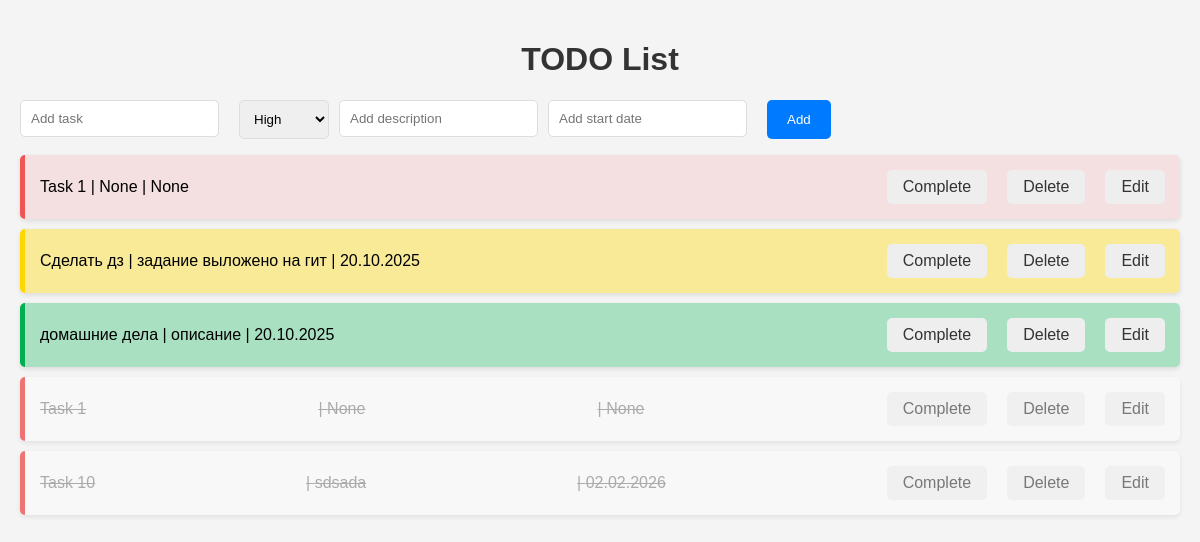
The page / on the database its author committed.
### tables this page shows
CREATE TABLE tasks (
        id INTEGER PRIMARY KEY AUTOINCREMENT,
        task TEXT NOT NULL,
        priority INTEGER NOT NULL,
        complete BOOLEAN NOT NULL CHECK (complete IN (0, 1)),
        description TEXT,
        start_date Datetime
            );

### app.py (the view)
@app.route('/')
def index():
    db = get_db()
    cur = db.execute('SELECT id, task, priority, complete,description,start_date FROM tasks')
    tasks = [{'id': row[0], 'task': row[1], 'priority': row[2], 'complete': bool(row[3]), 'description': row[4], 'start_date': row[5]} for row in cur.fetchall()]
    return render_template('index.html', tasks=tasks)

### app.py (called while the page is built)
def get_db():
    db = getattr(g, '_database', None)
    if db is None:
        db = g._database = sqlite3.connect(DATABASE)
        db.execute("""
        CREATE TABLE IF NOT EXISTS tasks (
        id INTEGER PRIMARY KEY AUTOINCREMENT,
        task TEXT NOT NULL,
        priority INTEGER NOT NULL,
        complete BOOLEAN NOT NULL CHECK (complete IN (0, 1)),
        description TEXT,
        start_date Date
            )
        """)
    return db

@app.teardown_appcontext
def close_connection(exception):
    db = getattr(g, '_database', None)
    if db is not None:
        db.close()

### templates/index.html (shortened to what this page needs)
<!DOCTYPE html>
<html>
<head>
    <link rel="stylesheet" href="{{ url_for('static', filename='style.css') }}">
</head>
<body>
    <h1>TODO List</h1>
    <form method="POST" action="/add">
        <div class="actions">
            <label>
                <input type="text" name="task" placeholder="Add task">
            </label>
            <label>
                <select name="priority">
                    <option value="2">High</option>
                </select>
            </label>
            <label>
                <input type="text" name="description" placeholder="Add description">
            </label>
            <label>
                <input type="text" name="start_date" placeholder="Add start date">
            </label>
            <button type="submit">Add</button>
        </div>
    </form>
    <ul>
        {% for task in tasks | sort(attribute='priority', reverse=True) | sort(attribute='complete')  %}
            <li class="{{ 'high' if task.priority == 2 else 'medium' if task.priority == 1 else 'low' }} {{ 'complete' if task.complete == 1 }}">
                {% if task.complete %}
                    <strike>{{ task.task }}</strike>
                {% else %}
                    {{ task.task }}
                {% endif %}
                {% if task.complete %}
                    <strike>| {{ task.description }}</strike>
                {% else %}
                    | {{ task.description }}
                {% endif %}
                {% if task.complete %}
                    <strike>| {{ task.start_date }}</strike>
                {% else %}
                    | {{ task.start_date }}
                {% endif %}
                <div class="actions">
                    <a href="/complete/{{ task.id }}" class="btn">Complete</a>
                    <a href="/delete/{{ task.id }}" class="btn">Delete</a>
                    <a href="/edit/{{ task.id }}" class="btn">Edit</a>
                </div>
            </li>
        {% endfor %}
    </ul>
</body>
</html>

### static/style.css (style rules this page uses)
body { font-family: sans-serif; margin: 0; padding: 20px; background-color: #f4f4f4; }
h1 { text-align: center; color: #333; }
ul { list-style: none; padding: 0; }
li { background-color: #fff; padding: 15px; margin-bottom: 10px; border-radius: 5px; box-shadow: 0 2px 5px rgba(0, 0, 0, 0.1); display: flex; justify-content: space-between; align-items: center; }
li.high { border-left: 5px solid #f05454; background-color: rgba(240, 84, 84, 0.13); }
li.medium { border-left: 5px solid #ffd700; background-color: rgba(255, 215, 0, 0.38); }
li.low { border-left: 5px solid #00b050; background-color: rgba(0, 176, 80, 0.31); }
li.complete { opacity: 0.8; color: #999; background-color: #f9f9f9; }
li.complete .btn { opacity: 0.8; cursor: default; pointer-events: none; }
a { color: #333; text-decoration: none; margin-left: 10px; }
input[type="text"] { padding: 10px; border: 1px solid #ddd; border-radius: 5px; flex-grow: 1; }
select { padding: 10px; border: 1px solid #ddd; border-radius: 5px; margin-left: 10px; }
button { padding: 10px 20px; background-color: #007bff; color: #fff; border: none; border-radius: 5px; cursor: pointer; margin-left: 10px; }
.actions { display: flex; gap: 10px; }
.btn { display: inline-block; padding: 8px 16px; background-color: #eee; color: #333; border: none; border-radius: 5px; text-decoration: none; cursor: pointer; transition: background-color 0.3s; }

### rows shown on the page
tasks: task "Task 1", description "None", start_date "None"
tasks: task "Сделать дз", description "задание выложено на гит", start_date "20.10.2025"
tasks: task "домашние дела", description "описание", start_date "20.10.2025"
tasks: task "Task 1", description "None", start_date "None"
tasks: task "Task 10", description "sdsada", start_date "02.02.2026"
